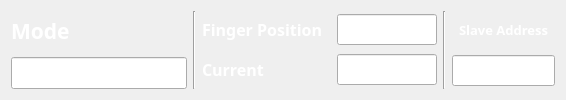
     <widget class="QWidget" name="right_status" native="true">
      <property name="maximumSize">
       <size>
        <width>16777215</width>
        <height>106</height>
       </size>
      </property>
      <property name="font">
       <font>
        <family>Noto Sans KR</family>
       </font>
      </property>
      <layout class="QGridLayout" name="gridLayout">
       <item row="0" column="0">
        <layout class="QHBoxLayout" name="horizontalLayout_3">
         <item>
          <layout class="QVBoxLayout" name="verticalLayout_3">
           <item>
            <layout class="QHBoxLayout" name="horizontalLayout_2">
             <item>
              <widget class="QLabel" name="label_2">
               <property name="maximumSize">
                <size>
                 <width>16777215</width>
                 <height>37</height>
                </size>
               </property>
               <property name="palette">
                <palette>
                 <active>
                  <colorrole role="WindowText">
                   <brush brushstyle="SolidPattern">
                    <color alpha="255">
                     <red>255</red>
                     <green>255</green>
                     <blue>255</blue>
                    </color>
                   </brush>
                  </colorrole>
                 </active>
                 <inactive>
                  <colorrole role="WindowText">
                   <brush brushstyle="SolidPattern">
                    <color alpha="255">
                     <red>255</red>
                     <green>255</green>
                     <blue>255</blue>
                    </color>
                   </brush>
                  </colorrole>
                 </inactive>
                 <disabled>
                  <colorrole role="WindowText">
                   <brush brushstyle="SolidPattern">
                    <color alpha="255">
                     <red>190</red>
                     <green>190</green>
                     <blue>190</blue>
                    </color>
                   </brush>
                  </colorrole>
                 </disabled>
                </palette>
               </property>
               <property name="font">
                <font>
                 <family>Noto Sans KR</family>
                 <pointsize>16</pointsize>
                 <weight>75</weight>
                 <bold>true</bold>
                </font>
               </property>
               <property name="text">
                <string>Mode</string>
               </property>
              </widget>
             </item>
             <item>
              <widget class="QPushButton" name="pushButton_hidden">
               <property name="sizePolicy">
                <sizepolicy hsizetype="Maximum" vsizetype="Expanding">
                 <horstretch>0</horstretch>
                 <verstretch>0</verstretch>
                </sizepolicy>
               </property>
               <property name="maximumSize">
                <size>
                 <width>20</width>
                 <height>16777215</height>
                </size>
               </property>
               <property name="text">
                <string/>
               </property>
               <property name="default">
                <bool>false</bool>
               </property>
               <property name="flat">
                <bool>true</bool>
               </property>
              </widget>
             </item>
            </layout>
           </item>
           <item>
            <widget class="QLineEdit" name="lineEdit_monitor_mode">
             <property name="font">
              <font>
               <family>Noto Sans KR</family>
               <pointsize>13</pointsize>
               <weight>75</weight>
               <bold>true</bold>
              </font>
             </property>
             <property name="readOnly">
              <bool>true</bool>
             </property>
            </widget>
           </item>
          </layout>
         </item>
         <item>
          <widget class="Line" name="line">
           <property name="font">
            <font>
             <family>Noto Sans KR</family>
            </font>
           </property>
           <property name="orientation">
            <enum>Qt::Vertical</enum>
           </property>
          </widget>
         </item>
         <item>
          <layout class="QHBoxLayout" name="horizontalLayout">
           <item>
            <layout class="QFormLayout" name="formLayout">
             <item row="0" column="0">
              <widget class="QLabel" name="label_3">
               <property name="sizePolicy">
                <sizepolicy hsizetype="Preferred" vsizetype="Expanding">
                 <horstretch>0</horstretch>
                 <verstretch>0</verstretch>
                </sizepolicy>
               </property>
               <property name="palette">
                <palette>
                 <active>
                  <colorrole role="WindowText">
                   <brush brushstyle="SolidPattern">
                    <color alpha="255">
                     <red>255</red>
                     <green>255</green>
                     <blue>255</blue>
                    </color>
                   </brush>
                  </colorrole>
                 </active>
                 <inactive>
                  <colorrole role="WindowText">
                   <brush brushstyle="SolidPattern">
                    <color alpha="255">
                     <red>255</red>
                     <green>255</green>
                     <blue>255</blue>
                    </color>
                   </brush>
                  </colorrole>
                 </inactive>
                 <disabled>
                  <colorrole role="WindowText">
                   <brush brushstyle="SolidPattern">
                    <color alpha="255">
                     <red>190</red>
                     <green>190</green>
                     <blue>190</blue>
                    </color>
                   </brush>
                  </colorrole>
                 </disabled>
                </palette>
               </property>
               <property name="font">
                <font>
                 <family>Noto Sans KR</family>
                 <pointsize>12</pointsize>
                 <weight>75</weight>
                 <bold>true</bold>
                </font>
               </property>
               <property name="text">
                <string>Finger Position  </string>
               </property>
              </widget>
             </item>
             <item row="0" column="1">
              <widget class="QLineEdit" name="lineEdit_monitor_finger_position">
               <property name="sizePolicy">
                <sizepolicy hsizetype="Maximum" vsizetype="Fixed">
                 <horstretch>0</horstretch>
                 <verstretch>0</verstretch>
                </sizepolicy>
               </property>
               <property name="maximumSize">
                <size>
                 <width>100</width>
                 <height>16777215</height>
                </size>
               </property>
               <property name="font">
                <font>
                 <family>Noto Sans KR</family>
                 <pointsize>12</pointsize>
                 <weight>75</weight>
                 <bold>true</bold>
                </font>
               </property>
               <property name="alignment">
                <set>Qt::AlignCenter</set>
               </property>
               <property name="readOnly">
                <bool>true</bool>
               </property>
              </widget>
             </item>
             <item row="1" column="0">
              <widget class="QLabel" name="label_4">
               <property name="sizePolicy">
                <sizepolicy hsizetype="Preferred" vsizetype="Expanding">
                 <horstretch>0</horstretch>
                 <verstretch>0</verstretch>
                </sizepolicy>
               </property>
               <property name="palette">
                <palette>
                 <active>
                  <colorrole role="WindowText">
                   <brush brushstyle="SolidPattern">
                    <color alpha="255">
                     <red>255</red>
                     <green>255</green>
                     <blue>255</blue>
                    </color>
                   </brush>
                  </colorrole>
                 </active>
                 <inactive>
                  <colorrole role="WindowText">
                   <brush brushstyle="SolidPattern">
                    <color alpha="255">
                     <red>255</red>
                     <green>255</green>
                     <blue>255</blue>
                    </color>
                   </brush>
                  </colorrole>
                 </inactive>
                 <disabled>
                  <colorrole role="WindowText">
                   <brush brushstyle="SolidPattern">
                    <color alpha="255">
                     <red>190</red>
                     <green>190</green>
                     <blue>190</blue>
                    </color>
                   </brush>
                  </colorrole>
                 </disabled>
                </palette>
               </property>
               <property name="font">
                <font>
                 <family>Noto Sans KR</family>
                 <pointsize>12</pointsize>
                 <weight>75</weight>
                 <bold>true</bold>
                </font>
               </property>
               <property name="text">
                <string>Current</string>
               </property>
              </widget>
             </item>
             <item row="1" column="1">
              <widget class="QLineEdit" name="lineEdit_monitor_current">
               <property name="sizePolicy">
                <sizepolicy hsizetype="Maximum" vsizetype="Fixed">
                 <horstretch>0</horstretch>
                 <verstretch>0</verstretch>
                </sizepolicy>
               </property>
               <property name="maximumSize">
                <size>
                 <width>100</width>
                 <height>16777215</height>
                </size>
               </property>
               <property name="font">
                <font>
                 <family>Noto Sans KR</family>
                 <pointsize>12</pointsize>
                 <weight>75</weight>
                 <bold>true</bold>
                </font>
               </property>
               <property name="alignment">
                <set>Qt::AlignCenter</set>
               </property>
               <property name="readOnly">
                <bool>true</bool>
               </property>
              </widget>
             </item>
            </layout>
           </item>
           <item>
            <widget class="Line" name="line_4">
             <property name="font">
              <font>
               <family>Noto Sans KR</family>
              </font>
             </property>
             <property name="orientation">
              <enum>Qt::Vertical</enum>
             </property>
            </widget>
           </item>
           <item>
            <layout class="QVBoxLayout" name="verticalLayout_9">
             <item>
              <widget class="QLabel" name="label_5">
               <property name="maximumSize">
                <size>
                 <width>16777215</width>
                 <height>32</height>
                </size>
               </property>
               <property name="palette">
                <palette>
                 <active>
                  <colorrole role="WindowText">
                   <brush brushstyle="SolidPattern">
                    <color alpha="255">
                     <red>255</red>
                     <green>255</green>
                     <blue>255</blue>
                    </color>
                   </brush>
                  </colorrole>
                 </active>
                 <inactive>
                  <colorrole role="WindowText">
                   <brush brushstyle="SolidPattern">
                    <color alpha="255">
                     <red>255</red>
                     <green>255</green>
                     <blue>255</blue>
                    </color>
                   </brush>
                  </colorrole>
                 </inactive>
                 <disabled>
                  <colorrole role="WindowText">
                   <brush brushstyle="SolidPattern">
                    <color alpha="255">
                     <red>190</red>
                     <green>190</green>
                     <blue>190</blue>
                    </color>
                   </brush>
                  </colorrole>
                 </disabled>
                </palette>
               </property>
               <property name="font">
                <font>
                 <family>Noto Sans KR</family>
                 <pointsize>10</pointsize>
                 <weight>75</weight>
                 <bold>true</bold>
                </font>
               </property>
               <property name="text">
                <string>Slave Address</string>
               </property>
               <property name="alignment">
                <set>Qt::AlignCenter</set>
               </property>
              </widget>
             </item>
             <item>
              <widget class="QLineEdit" name="lineEdit_current_slave_addr">
               <property name="sizePolicy">
                <sizepolicy hsizetype="Maximum" vsizetype="Fixed">
                 <horstretch>0</horstretch>
                 <verstretch>0</verstretch>
                </sizepolicy>
               </property>
               <property name="maximumSize">
                <size>
                 <width>103</width>
                 <height>16777215</height>
                </size>
               </property>
               <property name="font">
                <font>
                 <family>Noto Sans KR</family>
                 <pointsize>12</pointsize>
                 <weight>75</weight>
                 <bold>true</bold>
                </font>
               </property>
               <property name="alignment">
                <set>Qt::AlignCenter</set>
               </property>
               <property name="readOnly">
                <bool>true</bool>
               </property>
              </widget>
             </item>
            </layout>
           </item>
          </layout>
         </item>
        </layout>
       </item>
      </layout>
     </widget>
